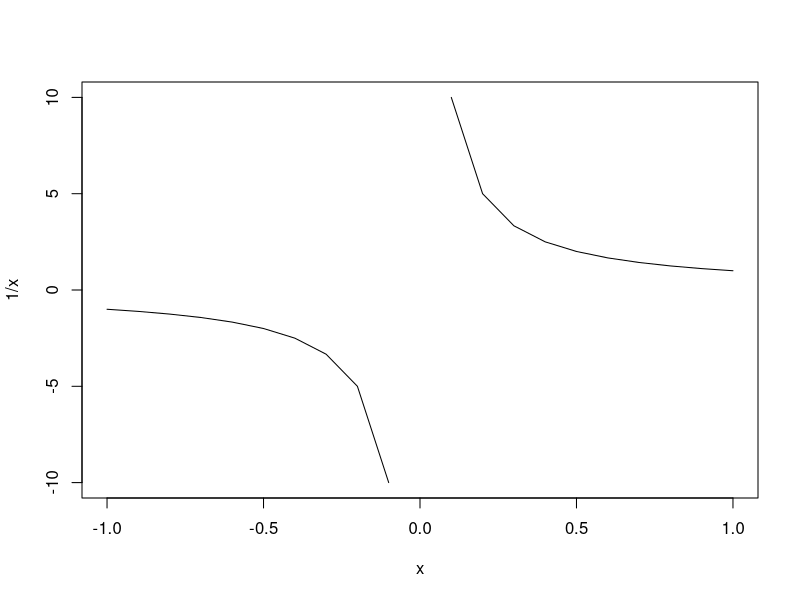
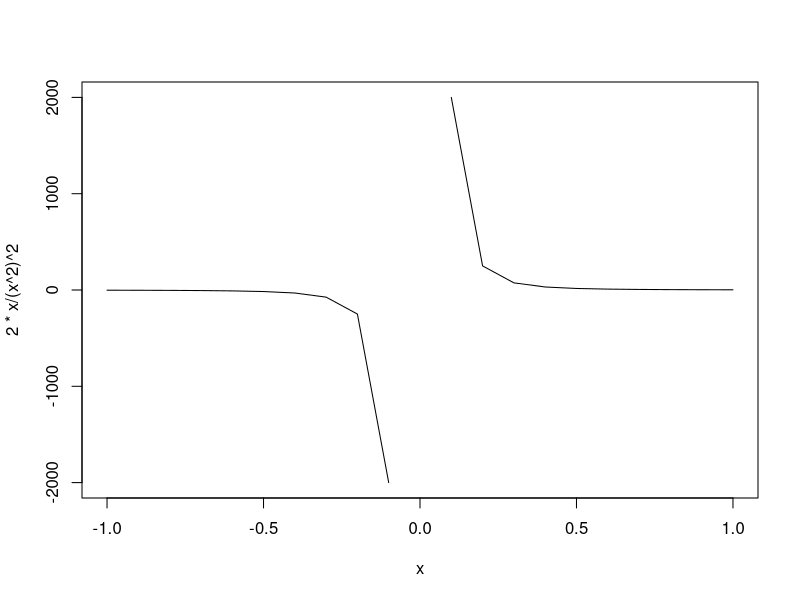
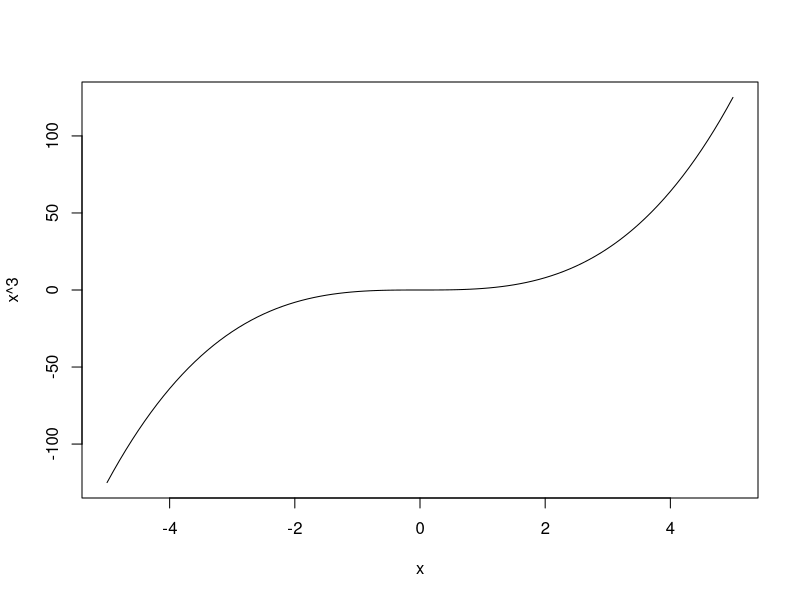
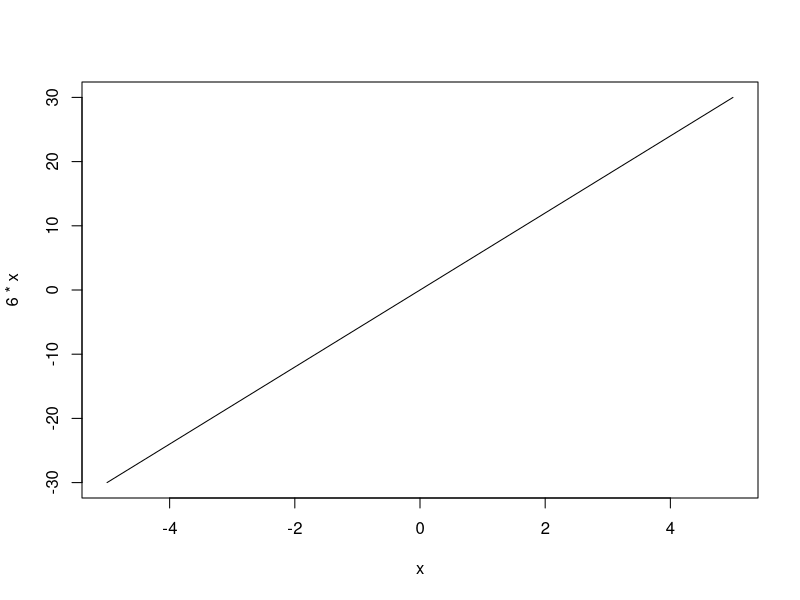
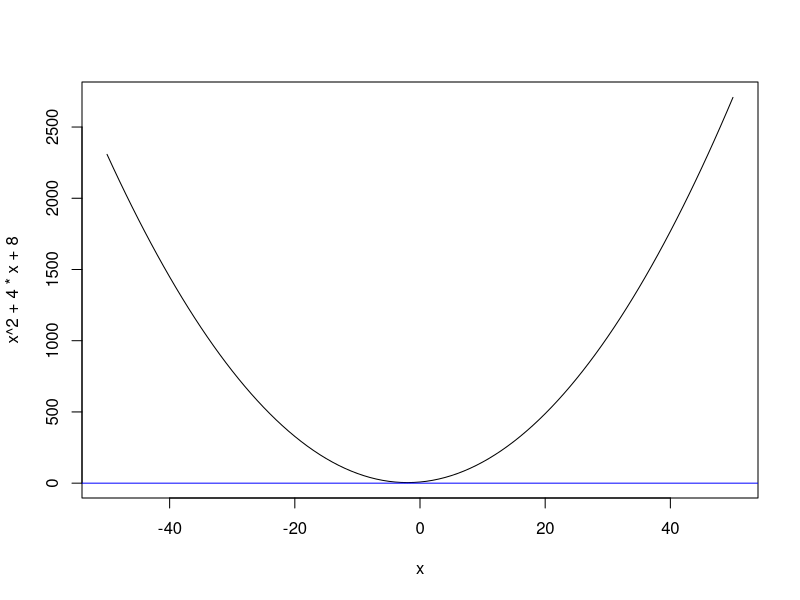
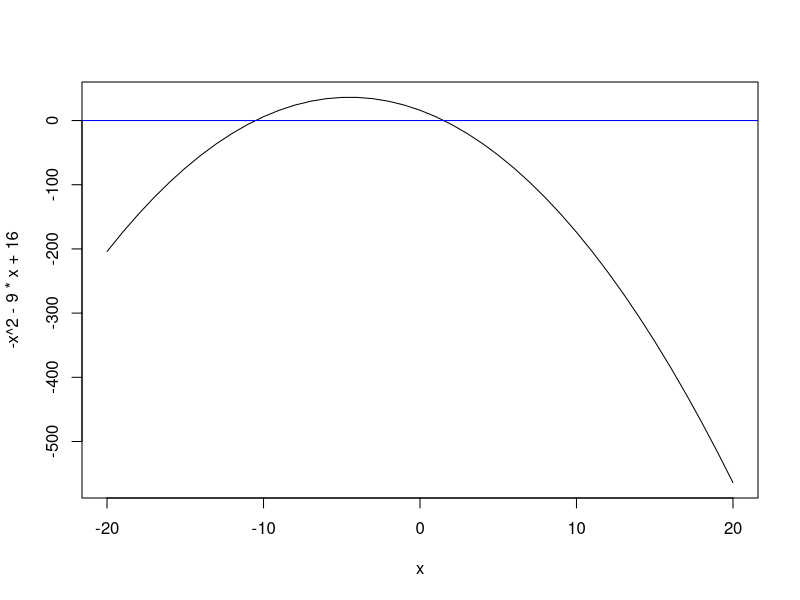
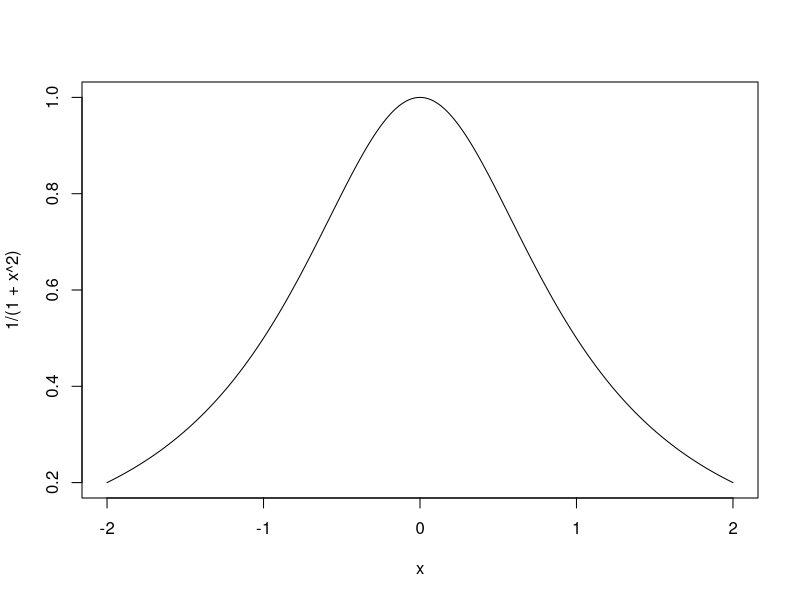
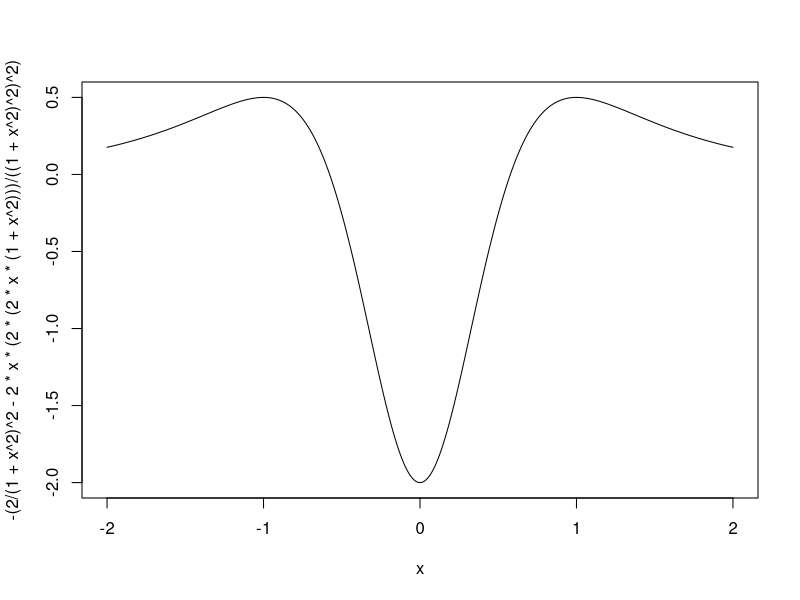

Source code (R) for these figures, in order:
## ---- chunk 1
# first derivative
#D(f,'x')

# second derivative
#D(D(f,'x'),'x')
## ---- chunk 2
f = expression(1/x)

D(D(f,'x'),'x')
## ---- chunk 3
2 * 1/(1^2)^2 # convex for positive 
2 * (-1)/((-1)^2)^2 # concave for negative

# Det er ikke et inflection point
2 * 0/(0^2)^2
## ---- chunk 4
x = seq(-1,1,by = .1)

plot(x, 1/x, type = 'l')
plot(x, 2 * x/(x^2)^2, type = 'l')
## ---- chunk 5
f = expression(x^3)

D(D(f,'x'),'x')
## ---- chunk 6
x = seq(-5,5,by = .1)

plot(x, x^3, type = 'l')
plot(x, 6*x, type = 'l')
## ---- chunk 7
f = expression(x1^2+4*x1+8)

D(D(f,'x1'),'x1')
## ---- chunk 8
x = seq(-50,50,by = 1)

plot(x, x^2+4*x+8, type = 'l')
abline(h=0, col = 'blue')
## ---- chunk 9
f = expression(-x2^2-9*x2+16)

D(D(f,'x2'),'x2')
## ---- chunk 10
x = seq(-20,20,by = 1)

plot(x,-x^2-9*x+16, type = 'l')
abline(h=0, col = 'blue')
## ---- chunk 11
f = expression(1/(1+x3^2))

D(D(f,'x3'),'x3')
## ---- chunk 12
x = seq(-2,2,by = .01)
plot(x,1/(1+x^2), type = 'l')
plot(x, -(2/(1 + x^2)^2 - 2 * x * (2 * (2 * x * (1 + x^2)))/((1 + 
    x^2)^2)^2), type = 'l')
